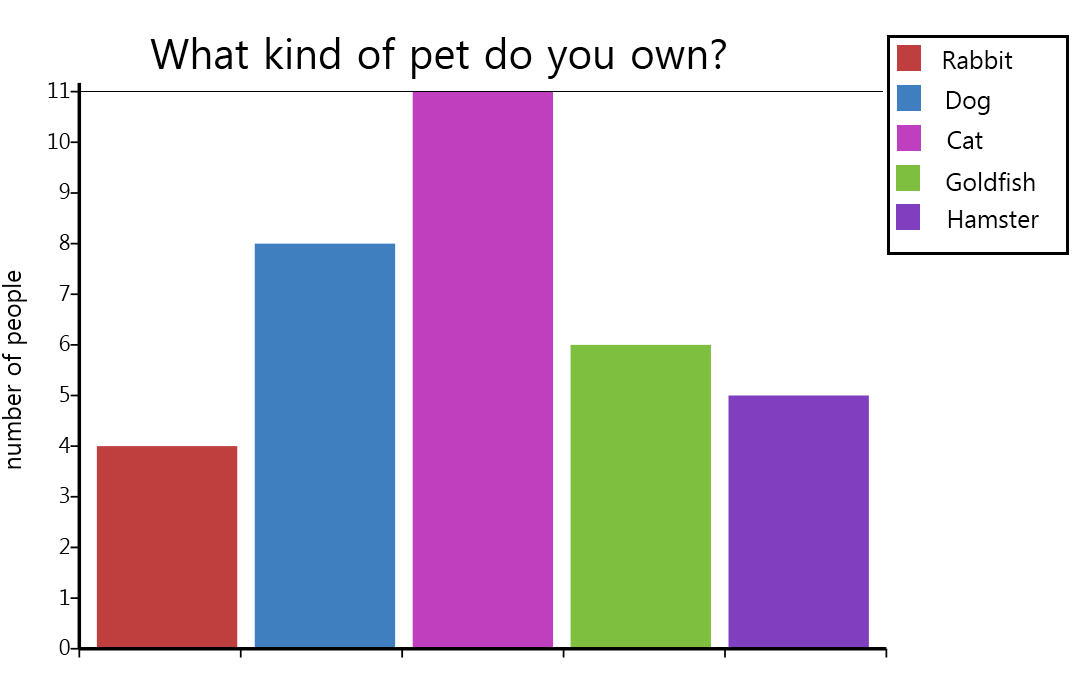
%> input picture testCases/5.png, 1088 x 696 px
$ octave labelle_regions.m   (GNU Octave 9; MATLAB toolbox functions it lacks are replaced by stand-ins)
%> lines starting %> are read from the running program, lines starting %| are printed output that depends on the picture; in (x1, y1, x2, y2) boxes, pixels count from 0 and x2, y2 are one past the last pixel; in counts of white or black regions, pixels touching at a corner belong together; the program's own positions count from 1
### biDetection.m
function [ centers,radii ] = biDetection( gray_image )
%UNTITLED5 Summary of this function goes here
%   Detailed explanation goes here
centers=[];
[centers, radii] = imfindcircles(gray_image,[80 250],'ObjectPolarity','dark','Sensitivity',0.98);
 T=isempty(centers);
if T==1
[centers, radii] = imfindcircles(gray_image,[250 320],'ObjectPolarity','dark','Sensitivity',0.92);
end


end

### bichart.m
function [ fr ] = bichart( gray_image,centers,radii,I )
%UNTITLED9 Summary of this function goes here
%   Detailed explanation goes here
[countsR, grayLevelsR] = imhist(gray_image);
%[pks,locs] = findpeaks(countsR);
%get max peaks from histogram
 [ pks,locs ] = peaks( countsR ,grayLevelsR);
 %count number of pixels for each color in bichar
 [ per ] = ColorpixelsNum( locs,centers ,radii,gray_image);
 %calculate the total number of pixels in bichart and  the percentage of each color in bichart
[ finalper,perv ] = Precentage( locs,per );
%detect the black border on image
[ Y,X,C] = BlackBorder( I );
%segmenting the image and  leaving only the colors
[ H ] = detect( gray_image,finalper,Y,X,C );
%figure,imshow(H);
%know the arangment of the colors
 fr  = arrangment(gray_image, H,Y,X,C);

 fr(fr==0)=[];
[r,c]=size(finalper);
[r1,c1]=size(fr);
for i=1:c1
   for j=1:c
      if  finalper(1,j)== fr(1,i)
          fr(1,i)=perv(1,j);
      end
   end
end
end

### peaks.m
function [ pks,locs ] = peaks( countsR ,grayLevelsR)
%UNTITLED6 Summary of this function goes here
%   Detailed explanation goes here

[r,c]=size (countsR);
pks=[];
locs=[];
counter=1;
threshold=1000;

for i=2:r
   if grayLevelsR(i,1)<250&&countsR(i,1)>threshold
       pks(counter)=countsR(i,1);
       locs(counter)=grayLevelsR(i,1);
       counter=counter+1;
   end
end

end

### ColorpixelsNum.m
function [ per ] = ColorpixelsNum( locs,centers ,radii,gray_image)
%UNTITLED7 Summary of this function goes here
%   Detailed explanation goes here


[r,c]=size(locs);
XFinal_Point=centers(2)+radii+10;
YFinal_Point=centers(1)+radii+10;
XStart_Point=centers(2)-radii-10;
YStart_Point=centers(1)-radii-10;
per=zeros(size(locs));

 for j=XStart_Point:XFinal_Point
     for k=YStart_Point:YFinal_Point
         for  l=1:c
             if gray_image(j,k)== (locs(1,l))
                per(1,l)=  per(1,l)+1;
             end
         end
     end
 end

end

### Precentage.m
function [ finalper,perv ] = Precentage( locs,per )
%UNTITLED8 Summary of this function goes here
%   Detailed explanation goes here
[r,c]=size(locs);
 sum=0;
 index=1;
 perv=[];
 finalper=[];
 for k=1:c
   if per(1,k)>1000
     sum=sum+ per(1,k);
     finalper(index)=locs(1,k);
     perv(index)=per(1,k);
     index=index+1;
    end
 end


[w,h]=size(perv);
for i=1:h
 perv(i)=(perv(i)/sum)*100;
end

end

### BlackBorder.m
function [ Ysbox,Xsbox,count ] = BlackBorder( I )
%UNTITLED4 Summary of this function goes here
%   Detailed explanation goes here
% I = imread( '4.jpg');
gray_image = rgb2gray(I);
[r,c]=size(gray_image);
H=ones(size(gray_image));

for i=1:c
    for j=1:r
       if  gray_image(j,i)== 0
           H(j,i)=0;

       end
    end
end
Xsbox=0;
Ysbox=0;
count=0;
for i=1:r
     for j=1:c
      if  H(i,j)==0
          if count==0
          Xsbox=j;
          Ysbox=i;
          end
         count=count+1;
      end
     end
     if count>50
         break;
     end
end

end

### detect.m
function [ H,yh,xh ] = detect( gray_image,finalper,Y,X,C )
%UNTITLED4 Summary of this function goes here
%   Detailed explanation goes here


[h,w]=size(gray_image);
[r,c]=size(finalper);
arrangpervalue=[];
col=[];
row=[];
count=1;
found=0;
H=zeros([h-Y,w-X]);
%figure,imshow(H);
xh=1;yh=1;
for i=Y+5:h
    for j=X+5:X+C
        for k=1:c
       if gray_image(i,j)==  finalper(1,k)
        H(yh,xh)= gray_image(i,j);

       end
        end
          xh=xh+1;
    end
    yh=yh+1;
    xh=1;
end

end

### arrangment.m
function [ fr ] = arrangment(gray_image, H,Y,X,C )
%UNTITLED3 Summary of this function goes here
%   Detailed explanation goes here

[h,w]=size(gray_image);
 [yh,xh]=size(H);
 %if the border box is vertical
if yh>xh

    nonzerorows=0;
    countofnonzero=0;
    maxofnonzero=0;
    zerorows=0;
    countofzero=0;
    minofzero=[];
    mincount=1;
    %to detect the number of rows that have the color information to
    %segment based on it
    for i=1:h-Y
        for j=1:w-X
           if H(i,j)>0
               nonzerorows=nonzerorows+1;
               else
               zerorows=zerorows+1;
           end
        end
        if nonzerorows>5
           countofnonzero=countofnonzero+1;
           nonzerorows=0;
             minofzero(mincount)=countofzero;
             countofzero=0;
             zerorows=0;
            mincount=mincount+1;
        else
            zerorows=0;
            countofzero=countofzero+1;
            if countofnonzero>maxofnonzero
                maxofnonzero=countofnonzero;
                countofnonzero=0;
                nonzerorows=0;
            end
        end
    end

 %if max less than 20 rows that meaning the rows have little information about
 %this color so the number of zeros well be grater than the number of colors in
 %the rows so we need to maximize the number of rows
   if maxofnonzero>=20
   segment=maxofnonzero;
   else
       minofzero=max(minofzero);
       segment=minofzero;
   end
   fr=[];
    pervalue=[];
    indexfr=1;
    occur=[];
    index=1;
    % to know the most frequent number in each segment of rows
  for i=segment:segment:h-Y-10
      for j=i-segment+1:i
            for q=1:w-X
              if H(j,q)>0
                pervalue(index)=H(j,q);

                index=index+1;
              end
            end
      end
      if index==1
          break;
      end
       [M,F] = mode(pervalue);
       found=0;
       for n=1:indexfr-1
           if M==fr(1,n)
               found=n;
               break;
           end
       end
       % if any number appears twice, so we need to know which time
       % that the number was more frequent than the other
       if found>0 &&occur(n)<F
      fr(n)=[];
      occur(n)=[];
      fr(indexfr)=M;
      occur(indexfr)=F;
      indexfr=indexfr+1;
       elseif found==0
      fr(indexfr)=M;
      occur(indexfr)=F;
      indexfr=indexfr+1;
       end
        clear pervalue;
        index=1;
  end
else
    %if the black border is Horizontal

     nonzerorows=0;
    countofnonzero=0;
    maxofnonzero=0;
    zerorows=0;
    countofzero=0;
    minofzero=[];
    mincount=1;
    %to detect the number of rows that have the color information to
    %segment based on it
    for i=1:w-X
        for j=1:h-Y
           if H(j,i)>0
               nonzerorows=nonzerorows+1;
           else
               zerorows=zerorows+1;
           end
        end
        if nonzerorows>5
           countofnonzero=countofnonzero+1;
           nonzerorows=0;

             minofzero(mincount)=countofzero;
             countofzero=0;
             zerorows=0;
            mincount=mincount+1;
        else
            zerorows=0;
            countofzero=countofzero+1;
            if countofnonzero>maxofnonzero
                maxofnonzero=countofnonzero;
                countofnonzero=0;
                nonzerorows=0;
            end

        end
    end
 %if max less than 20 rows that meaning the rows have little information about
 %this color so the number of zeros well be grater than the number of colors in
 %the rows so we need to maximize the number of rows
   if maxofnonzero>=10
   segment=maxofnonzero;
   else

       minofzero=max(minofzero);
       segment=minofzero-maxofnonzero;
   end
    fr=[];
    pervalue=[];
    indexfr=1;
    occur=[];
  for i=segment:segment:X+C-60
      clear pervalue;
      index=1;
      for j=i-segment+1:i
            for q=1:h-Y
              if H(q,j) >0
                pervalue(index)=H(q,j);
                index=index+1;
              end
            end
      end
       if index==1
          break;
      end
       [M,F] = mode(pervalue);
       found=0;
       for n=1:indexfr-1
           if M==fr(1,n)
               found=n;
               break;
           end
       end
       if found>0 &&occur(n)<F
      fr(n)=[];
      occur(n)=[];
      fr(indexfr)=M;
      occur(indexfr)=F;
      indexfr=indexfr+1;
       elseif found==0
      fr(indexfr)=M;
      occur(indexfr)=F;
      indexfr=indexfr+1;
       end

  end

end

end

### TextDetection.m
 function outind = TextDetection(I,fr)
%UNTITLED Summary of this function goes here
%   Detailed explanation goes here

gray_image = rgb2gray(I);
A=gray_image;
%detect the black border on image
[ Y,X,~] = BlackBorder( I );
[h,w]=size(gray_image);
[a,b]=size(A);
hori=0;
if h-Y >w-X %rows>cols -> border bl gamb
    for j=1:a
         for i=1:X
             A(j,i)=0;
         end
    end
else
    hori=1;
    for i=1:Y
        for j=1:b
            A(i,j)=0;
        end
    end
end

[r, c] = find(A);  %return indices of nonzero row&col mn al sora aly wa5daha
unpaddedA = A(min(r):max(r), min(c):max(c));
unpaddedA=imresize(unpaddedA,1.5);
%imfill 3shan tgeb l border bs w atr7o ml sora l kamlaa hytl3 fl F l kalam
%bs mngher l border
F=imfill(unpaddedA) - unpaddedA;
I3=LinearFilter(F,LaplacianSharp(),"" );
ind=[];
zz=1;
[x y]= size(I3);
counter=0;
%balf 3l sora ashof l row da kan malosh lzma aghlbo zeroes wala kan mohm w
%mhtagoo m3aya fl crop l gdedaa
if hori==0
    for i=1:x
        for j=1:y
            if I3(i,j) == 0
                counter=counter+1;
            end
        end
          if counter > 0.85*(y)
            ind(zz)=0;
          else
          ind(zz)=i;
      end
      zz=zz+1;
      counter=0;
    end
else
    for i=1:y
        for j= 1:x
            if I3(j,i) == 0
                counter=counter+1;
            end
        end
          if counter > 0.85*(x)
            ind(zz)=0;
          else
          ind(zz)=i;
      end
      zz=zz+1;
      counter=0;
    end
end
r1=1;
c1=1;
s=size(ind);
indcpy=[];
%loop btlf 3la l indices l gm3thaa lw zero neglect lw rkam btkhdo t7oto fl
%indcpy l gdeda l hyb2a feha indices lcrops l 72e2eya bt3ty
for i=1:s(2)
    if (i+1)>s(2)
        break
    else
     if(ind(i)==0)
        if(ind(i+1)==0)
            continue
        elseif(ind(i+1)~=0)
            indcpy(c1)=ind(i);
            c1=c1+1;
        end
    else
        indcpy(c1)=ind(i);
            c1=c1+1;
    end
    end
end
%3shan atl3 kol goz2 m3 l precentage bt3too
x1=2;
siz=size(fr);
i=1; ii=1;
[l k]=size(indcpy);
x1=func(indcpy,x1,I3,i,r1,c1,fr,1,hori,ii);
while x1+1 ~= k
    if(x1+1)>k-4 || (i)==siz(2)
        break
    end
   ii=ii+1;
   x1=func(indcpy,x1+1,I3,i+1,r1,c1,fr,0,hori,ii);
   i=i+1;
end
end

### LinearFilter.m
function Out = LinearFilter(I,Filter, Postproc )

I2=im2double(I);
countImage = conv2(I2,Filter); %bt3ml l convlution
[r, c] = find(countImage);  %return indices of nonzero row&col mn al sora aly wa5daha
unpadded_m = countImage(min(r):max(r), min(c):max(c));
ResultImage= (unpadded_m);
%figure,imshow(ResultImage);
Out=im2uint8(ResultImage);
end


### func.m
function f = func(indcpy,x1,I3,i,r1,c1,ff,xx,hori,ii)
%indcpy->contain indices of rows with values seprated by 0
%x1->lastindex
%I3->image to split
%final precentage
%xx->first or not
%hozi-> border l kelma bl 3rd wla tool
%ii->counter ll swr

[x y]=size(I3);
oldind=x1;
rep=-1;
first=xx;
tmp=oldind;
while indcpy(x1)~=0
        x1=x1+1;
        y1=x1+1;
        if y1>=x
            y1=x-1;
        end
        if (0==indcpy(y1)&&first~=1 &&rep <= 0) || (0==indcpy(x1)&&hori==1)
            if x1-tmp<=6
                rep=rep+1;
                tmp=x1;
                x1=x1+2;
            end
        end
end
if hori==0
    index=x1-1;
    for e=indcpy(oldind):indcpy(index)
        for r=1:y
            txt(r1,c1)=I3(e,r);
            c1=c1+1;
        end
        r1=r1+1;
        c1=1;
    end

else
    index=x1-1;
    for  r=1:x
        for e=indcpy(oldind):indcpy(index)
            txt(r1,c1)=I3(r,e);
            c1=c1+1;
        end
        r1=r1+1;
        c1=1;
    end
end

II=255-txt;
J = insertText(II, [170 0],ff(i) );
file=sprintf('result%d.png',ii);
imwrite(J, file);
f=x1;
end

### LaplacianSharp.m
function  M2 = LaplacianSharp()

M=zeros(3,3);
M(1,1)=-1;
M(1,2)=-1;
M(1,3)=-1;
M(2,1)=-1;
M(2,2)=9;
M(2,3)=-1;
M(3,1)=-1;
M(3,2)=-1;
M(3,3)=-1;
M2=M;

end

### labelle_regions.m
% [4 lines of commented-out code are left out]
I = imread( '5.png'); %bar
%> I is the input picture: size 696x1088x3 uint8; mean R, G, B 212.8, 200.1, 217
%I = imread( '6.jpg'); %bar
%I = imread( '8.png'); %bar
%I = imread( '7.jpg'); %bar
figure,imshow(I);
gray_image = rgb2gray(I);
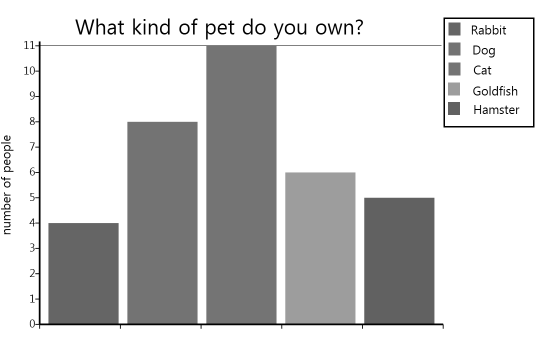
%> gray_image: size 696x1088 uint8 (shown at 1/2 size); min 0, max 255, mean 205.8

%detect if the image for bi or bar chart
[ centers,radii ] = biDetection( gray_image );
%> in biDetection, `[centers, radii] = imfindcircles(gray_image,[80 250],'ObjectPolarity',..`: centers = [979.5 140.9; 549.2 69.69; 316 508.8]; radii = [93.81; 119.8; 224.4]
%> in biDetection, `T=isempty(centers);`: T = false
%> centers = [979.5 140.9; 549.2 69.69; 316 508.8]; radii = [93.81; 119.8; 224.4]
R=isempty(centers);
if R==1
    %barchart code
    barChart(I)

else
 centers=round(centers);
%> centers = [979 141; 549 70; 316 509]
 radii=round(radii);
%> radii = [94; 120; 224]
 [ fr ] = bichart( gray_image,centers,radii,I );
%> in bichart, `[countsR, grayLevelsR] = imhist(gray_image);`: countsR = 256 values, max 490288 at index 256, min 3 at index 85, mean 2958; grayLevelsR = 256 values from 0 to 255
%> after the loop in peaks, `for i=2:r`: counter = 6; locs = [97 101 115 116 157]; pks = [35521 28643 57050 78336 42614]
%> in bichart, `[ pks,locs ] = peaks( countsR ,grayLevelsR);`: locs = [97 101 115 116 157]
%> in ColorpixelsNum, `XFinal_Point=centers(2)+radii+10;`: XFinal_Point = [653; 679; 783]
%> in ColorpixelsNum, `YFinal_Point=centers(1)+radii+10;`: YFinal_Point = [1083; 1109; 1213]
%> in ColorpixelsNum, `XStart_Point=centers(2)-radii-10;`: XStart_Point = [445; 419; 315]
%> in ColorpixelsNum, `YStart_Point=centers(1)-radii-10;`: YStart_Point = [875; 849; 745]
%> after the loop in ColorpixelsNum, `for j=XStart_Point:XFinal_Point`: per = [0 0 0 0 0]
%> after the loop in Precentage, `for k=1:c`: index = 1; sum = 0
%> in bichart, `[ finalper,perv ] = Precentage( locs,per );`: finalper = []
%> after the loop in BlackBorder, `for i=1:c`:
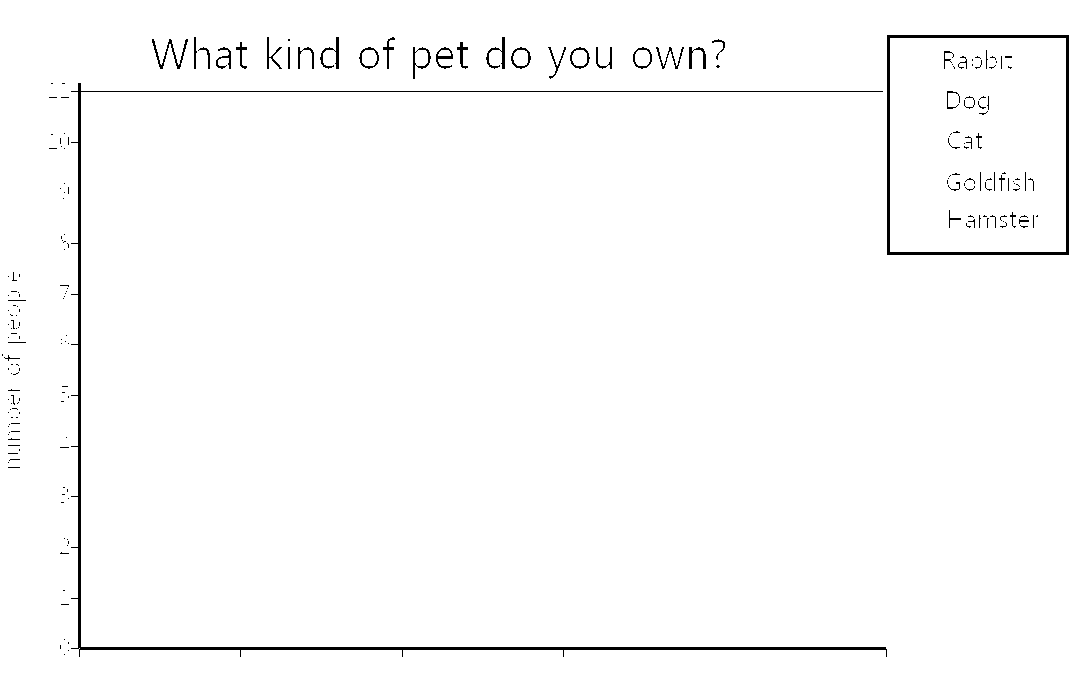
%> H: size 696x1088 double; values 0 (black) and 1 (white), 98.5% white; 208 black regions (170 under 20 px), largest, box (x1, y1, x2, y2) and area: (71, 83, 887, 657) 5029, (887, 35, 1069, 255) 2376, (152, 39, 188, 69) 238
%> after the loop in BlackBorder, `for i=1:r`: Xsbox = 888; Ysbox = 36; count = 182
%> in bichart, `[ Y,X,C] = BlackBorder( I );`: Y = 36; X = 888; C = 182
%> after the loop in detect, `for i=Y+5:h`: yh = 657
%> after the loop in arrangment, `for i=1:h-Y`: countofnonzero = 0; countofzero = 660; maxofnonzero = 0; mincount = 1; nonzerorows = 0
%> in arrangment, `minofzero=max(minofzero);`: minofzero = []
%> after the loop in arrangment, `for i=segment:segment:h-Y-10`: indexfr = 1
%> in bichart, `fr  = arrangment(gray_image, H,Y,X,C);`: fr = []
%> fr = []
 [l, len]=size(fr);
 TextDetection(I,fr);
%> after the loop in TextDetection, `for j=1:a`:
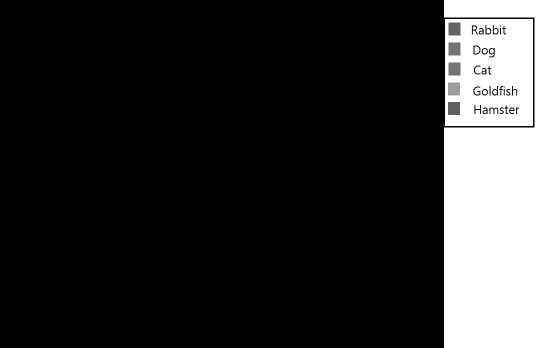
%> A: size 696x1088 uint8 (shown at 1/2 size); min 0, max 255, mean 45
%> in TextDetection, `[r, c] = find(A);`: r = 136170 values from 1 to 696; c = 136170 values from 889 to 1088
%> in TextDetection, `F=imfill(unpaddedA) - unpaddedA;`:
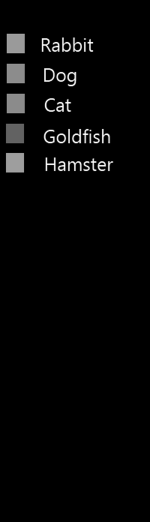
%> F: size 1044x300 uint8 (shown at 1/2 size); min 0, max 255, mean 6.4
%> in LinearFilter, `countImage = conv2(I2,Filter);`:
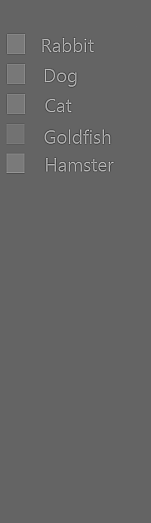
%> countImage: size 1046x302 double (shown at 1/2 size); min -2.89, max 4.41, mean 0.0247; drawn with min black and max white
%> in LinearFilter, `[r, c] = find(countImage);`: r = 19378 values from 52 to 386; c = 19378 values from 11 to 275
%> in LinearFilter, `unpadded_m = countImage(min(r):max(r), min(c):max(c));`:
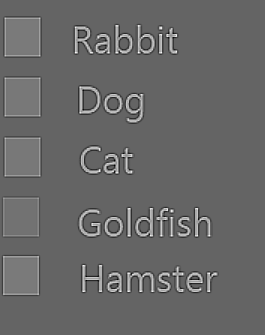
%> unpadded_m: size 335x265 double; min -2.89, max 4.41, mean 0.0881; drawn with min black and max white
%> in LinearFilter, `Out=im2uint8(ResultImage);`:
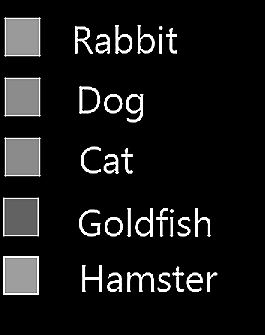
%> Out: size 335x265 uint8; min 0, max 255, mean 23.2
%> after the loop in TextDetection, `for i=1:x`: ind = 335 values, max 292 at index 292, min 0 at index 1, mean 68.11; zz = 336
%> in TextDetection, `s=size(ind);`: s = [1 335]
%> after the loop in TextDetection, `for i=1:s(2)`: c1 = 150; indcpy = 149 values, max 292 at index 149, min 0 at index 1, mean 153.1
%> in TextDetection, `[l k]=size(indcpy);`: l = 1; k = 149
%> the loop in func, `while indcpy(x1)~=0` made 29 passes
%> after the loop in func, `while indcpy(x1)~=0`: rep = -1; tmp = 2
%> in func, `index=x1-1;`: index = 30
%> the loop in func, `for e=indcpy(oldind):indcpy(index)` made 29 passes
%> the run ends on the next line
